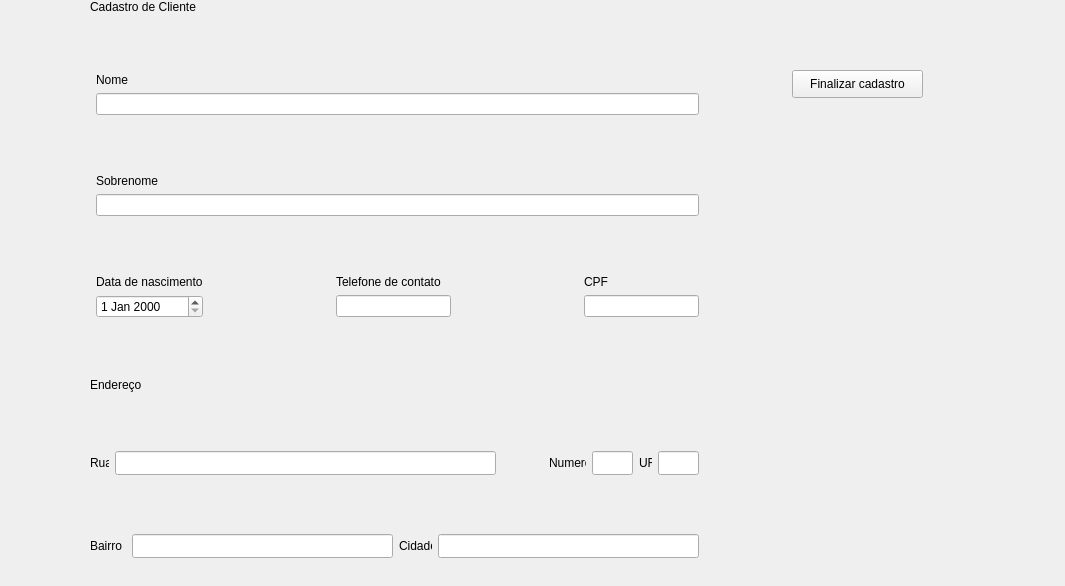
<?xml version="1.0" encoding="UTF-8"?>
<ui version="4.0">
 <class>Form</class>
 <widget class="QWidget" name="Form">
  <property name="geometry">
   <rect>
    <x>0</x>
    <y>0</y>
    <width>1065</width>
    <height>586</height>
   </rect>
  </property>
  <property name="windowTitle">
   <string>Form</string>
  </property>
  <widget class="QPushButton" name="btn_cadastrar_cliente">
   <property name="geometry">
    <rect>
     <x>792</x>
     <y>70</y>
     <width>131</width>
     <height>28</height>
    </rect>
   </property>
   <property name="text">
    <string>Finalizar cadastro</string>
   </property>
  </widget>
  <widget class="QWidget" name="layoutWidget">
   <property name="geometry">
    <rect>
     <x>90</x>
     <y>0</y>
     <width>609</width>
     <height>558</height>
    </rect>
   </property>
   <layout class="QVBoxLayout" name="verticalLayout">
    <item>
     <widget class="QLabel" name="label">
      <property name="styleSheet">
       <string notr="true">font: 75 24pt &quot;Segoe UI&quot;;</string>
      </property>
      <property name="text">
       <string>Cadastro de Cliente</string>
      </property>
     </widget>
    </item>
    <item>
     <spacer name="verticalSpacer">
      <property name="orientation">
       <enum>Qt::Vertical</enum>
      </property>
      <property name="sizeHint" stdset="0">
       <size>
        <width>20</width>
        <height>40</height>
       </size>
      </property>
     </spacer>
    </item>
    <item>
     <layout class="QFormLayout" name="formLayout">
      <item row="0" column="1">
       <widget class="QLabel" name="label_2">
        <property name="styleSheet">
         <string notr="true">font: 12pt &quot;Segoe UI&quot;;</string>
        </property>
        <property name="text">
         <string>Nome</string>
        </property>
       </widget>
      </item>
      <item row="1" column="1">
       <widget class="QLineEdit" name="input_nome"/>
      </item>
     </layout>
    </item>
    <item>
     <spacer name="verticalSpacer_2">
      <property name="orientation">
       <enum>Qt::Vertical</enum>
      </property>
      <property name="sizeHint" stdset="0">
       <size>
        <width>20</width>
        <height>40</height>
       </size>
      </property>
     </spacer>
    </item>
    <item>
     <layout class="QFormLayout" name="formLayout_2">
      <item row="1" column="1">
       <widget class="QLineEdit" name="input_sobrenome"/>
      </item>
      <item row="0" column="1">
       <widget class="QLabel" name="label_3">
        <property name="styleSheet">
         <string notr="true">font: 12pt &quot;Segoe UI&quot;;</string>
        </property>
        <property name="text">
         <string>Sobrenome</string>
        </property>
       </widget>
      </item>
     </layout>
    </item>
    <item>
     <spacer name="verticalSpacer_4">
      <property name="orientation">
       <enum>Qt::Vertical</enum>
      </property>
      <property name="sizeHint" stdset="0">
       <size>
        <width>20</width>
        <height>40</height>
       </size>
      </property>
     </spacer>
    </item>
    <item>
     <layout class="QHBoxLayout" name="horizontalLayout_6">
      <item>
       <layout class="QFormLayout" name="formLayout_3">
        <item row="0" column="1">
         <widget class="QLabel" name="label_4">
          <property name="styleSheet">
           <string notr="true">font: 12pt &quot;Segoe UI&quot;;</string>
          </property>
          <property name="text">
           <string>Data de nascimento</string>
          </property>
         </widget>
        </item>
        <item row="1" column="1">
         <widget class="QDateEdit" name="input_date"/>
        </item>
       </layout>
      </item>
      <item>
       <spacer name="horizontalSpacer_4">
        <property name="orientation">
         <enum>Qt::Horizontal</enum>
        </property>
        <property name="sizeHint" stdset="0">
         <size>
          <width>13</width>
          <height>20</height>
         </size>
        </property>
       </spacer>
      </item>
      <item>
       <layout class="QFormLayout" name="formLayout_4">
        <item row="1" column="1">
         <widget class="QLineEdit" name="input_telefone"/>
        </item>
        <item row="0" column="1">
         <widget class="QLabel" name="label_5">
          <property name="styleSheet">
           <string notr="true">font: 12pt &quot;Segoe UI&quot;;</string>
          </property>
          <property name="text">
           <string>Telefone de contato</string>
          </property>
         </widget>
        </item>
       </layout>
      </item>
      <item>
       <spacer name="horizontalSpacer_5">
        <property name="orientation">
         <enum>Qt::Horizontal</enum>
        </property>
        <property name="sizeHint" stdset="0">
         <size>
          <width>13</width>
          <height>20</height>
         </size>
        </property>
       </spacer>
      </item>
      <item>
       <layout class="QFormLayout" name="formLayout_5">
        <item row="0" column="1">
         <widget class="QLabel" name="label_6">
          <property name="styleSheet">
           <string notr="true">font: 12pt &quot;Segoe UI&quot;;</string>
          </property>
          <property name="text">
           <string>CPF</string>
          </property>
         </widget>
        </item>
        <item row="1" column="1">
         <widget class="QLineEdit" name="input_cpf"/>
        </item>
       </layout>
      </item>
     </layout>
    </item>
    <item>
     <spacer name="verticalSpacer_3">
      <property name="orientation">
       <enum>Qt::Vertical</enum>
      </property>
      <property name="sizeHint" stdset="0">
       <size>
        <width>20</width>
        <height>40</height>
       </size>
      </property>
     </spacer>
    </item>
    <item>
     <widget class="QLabel" name="label_7">
      <property name="styleSheet">
       <string notr="true">font: 12pt &quot;Segoe UI&quot;;</string>
      </property>
      <property name="text">
       <string>Endereço</string>
      </property>
     </widget>
    </item>
    <item>
     <spacer name="verticalSpacer_5">
      <property name="orientation">
       <enum>Qt::Vertical</enum>
      </property>
      <property name="sizeHint" stdset="0">
       <size>
        <width>20</width>
        <height>40</height>
       </size>
      </property>
     </spacer>
    </item>
    <item>
     <layout class="QHBoxLayout" name="horizontalLayout_7">
      <item>
       <layout class="QHBoxLayout" name="horizontalLayout">
        <item>
         <widget class="QLabel" name="label_8">
          <property name="minimumSize">
           <size>
            <width>19</width>
            <height>24</height>
           </size>
          </property>
          <property name="maximumSize">
           <size>
            <width>19</width>
            <height>24</height>
           </size>
          </property>
          <property name="text">
           <string>Rua</string>
          </property>
         </widget>
        </item>
        <item alignment="Qt::AlignLeft">
         <widget class="QLineEdit" name="input_rua">
          <property name="minimumSize">
           <size>
            <width>381</width>
            <height>24</height>
           </size>
          </property>
          <property name="maximumSize">
           <size>
            <width>381</width>
            <height>24</height>
           </size>
          </property>
         </widget>
        </item>
       </layout>
      </item>
      <item>
       <layout class="QHBoxLayout" name="horizontalLayout_3">
        <item>
         <widget class="QLabel" name="label_9">
          <property name="minimumSize">
           <size>
            <width>37</width>
            <height>24</height>
           </size>
          </property>
          <property name="maximumSize">
           <size>
            <width>37</width>
            <height>24</height>
           </size>
          </property>
          <property name="text">
           <string>Numero</string>
          </property>
         </widget>
        </item>
        <item>
         <widget class="QLineEdit" name="input_numero">
          <property name="minimumSize">
           <size>
            <width>41</width>
            <height>24</height>
           </size>
          </property>
          <property name="maximumSize">
           <size>
            <width>41</width>
            <height>24</height>
           </size>
          </property>
         </widget>
        </item>
       </layout>
      </item>
      <item>
       <layout class="QHBoxLayout" name="horizontalLayout_4">
        <item>
         <widget class="QLabel" name="label_12">
          <property name="minimumSize">
           <size>
            <width>13</width>
            <height>24</height>
           </size>
          </property>
          <property name="maximumSize">
           <size>
            <width>13</width>
            <height>24</height>
           </size>
          </property>
          <property name="text">
           <string>UF</string>
          </property>
         </widget>
        </item>
        <item>
         <widget class="QLineEdit" name="input_uf">
          <property name="minimumSize">
           <size>
            <width>41</width>
            <height>24</height>
           </size>
          </property>
          <property name="maximumSize">
           <size>
            <width>41</width>
            <height>24</height>
           </size>
          </property>
         </widget>
        </item>
       </layout>
      </item>
     </layout>
    </item>
    <item>
     <spacer name="verticalSpacer_6">
      <property name="orientation">
       <enum>Qt::Vertical</enum>
      </property>
      <property name="sizeHint" stdset="0">
       <size>
        <width>20</width>
        <height>13</height>
       </size>
      </property>
     </spacer>
    </item>
    <item>
     <layout class="QHBoxLayout" name="horizontalLayout_8">
      <item>
       <layout class="QHBoxLayout" name="horizontalLayout_2">
        <item>
         <widget class="QLabel" name="label_10">
          <property name="text">
           <string>Bairro</string>
          </property>
         </widget>
        </item>
        <item>
         <widget class="QLineEdit" name="input_bairro">
          <property name="minimumSize">
           <size>
            <width>261</width>
            <height>24</height>
           </size>
          </property>
          <property name="maximumSize">
           <size>
            <width>261</width>
            <height>24</height>
           </size>
          </property>
         </widget>
        </item>
       </layout>
      </item>
      <item>
       <layout class="QHBoxLayout" name="horizontalLayout_5">
        <item>
         <widget class="QLabel" name="label_11">
          <property name="minimumSize">
           <size>
            <width>33</width>
            <height>13</height>
           </size>
          </property>
          <property name="maximumSize">
           <size>
            <width>33</width>
            <height>13</height>
           </size>
          </property>
          <property name="text">
           <string>Cidade</string>
          </property>
         </widget>
        </item>
        <item>
         <widget class="QLineEdit" name="input_cidade">
          <property name="minimumSize">
           <size>
            <width>261</width>
            <height>24</height>
           </size>
          </property>
          <property name="maximumSize">
           <size>
            <width>261</width>
            <height>24</height>
           </size>
          </property>
         </widget>
        </item>
       </layout>
      </item>
     </layout>
    </item>
   </layout>
  </widget>
 </widget>
 <resources/>
 <connections/>
</ui>
